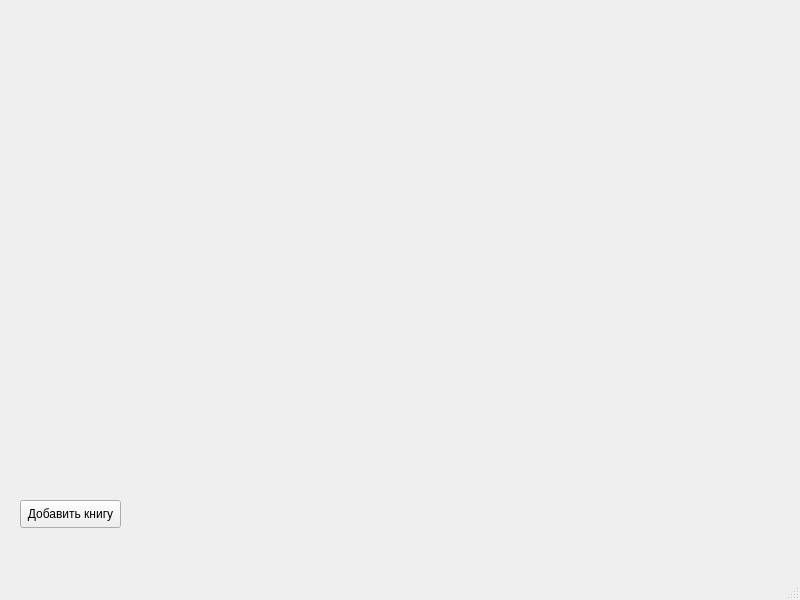
<?xml version="1.0" encoding="UTF-8"?>
<ui version="4.0">
 <class>MainWindow</class>
 <widget class="QMainWindow" name="MainWindow">
  <property name="geometry">
   <rect>
    <x>0</x>
    <y>0</y>
    <width>800</width>
    <height>600</height>
   </rect>
  </property>
  <property name="windowTitle">
   <string>MainWindow</string>
  </property>
  <widget class="QWidget" name="centralwidget">
   <widget class="QPushButton" name="add_book_btn">
    <property name="geometry">
     <rect>
      <x>20</x>
      <y>500</y>
      <width>101</width>
      <height>28</height>
     </rect>
    </property>
    <property name="text">
     <string>Добавить книгу</string>
    </property>
   </widget>
  </widget>
  <widget class="QMenuBar" name="menubar">
   <property name="geometry">
    <rect>
     <x>0</x>
     <y>0</y>
     <width>800</width>
     <height>26</height>
    </rect>
   </property>
  </widget>
  <widget class="QStatusBar" name="statusbar"/>
 </widget>
 <resources/>
 <connections/>
</ui>
